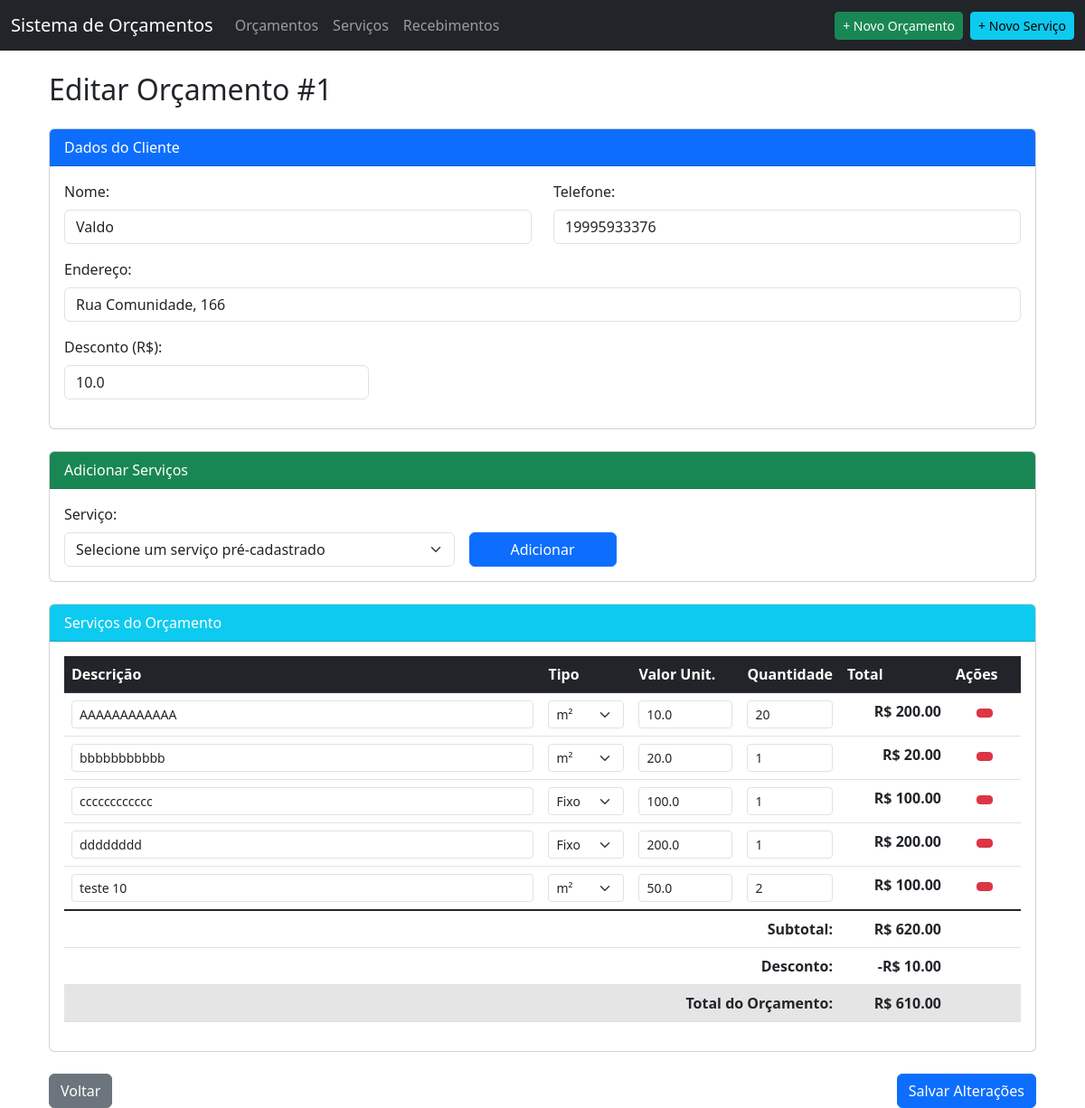
Screenshot of /orcamentos/1/editar with the database file from the repository.
### app.py (models this page shows)
class Orcamento(db.Model):
    id = db.Column(db.Integer, primary_key=True)
    cliente_nome = db.Column(db.String(100), nullable=False)
    cliente_telefone = db.Column(db.String(20))
    cliente_endereco = db.Column(db.String(200))  # Campo adicionado
    data = db.Column(db.DateTime, default=datetime.now)
    desconto = db.Column(db.Float, default=0.0)
    servicos = db.relationship('Servico', backref='orcamento', lazy=True)
    materiais = db.relationship('Material', backref='orcamento', lazy=True)
    def calcular_total(self):
        total_servicos = sum(
            servico.valor * servico.quantidade for servico in self.servicos
        )
        total_com_desconto = total_servicos - self.desconto
        return max(total_com_desconto, 0)  # Evita valores negativos

class Servico(db.Model):
    id = db.Column(db.Integer, primary_key=True)
    descricao = db.Column(db.String(200), nullable=False)
    tipo = db.Column(db.String(10))  # 'm2' ou 'fixo'
    valor = db.Column(db.Float)
    quantidade = db.Column(db.Integer, default=1)  # Adicionado o campo quantidade
    orcamento_id = db.Column(db.Integer, db.ForeignKey('orcamento.id'))

### app.py (the view, shortened to what this page needs)
@app.route('/orcamentos/<int:id>/editar', methods=['GET', 'POST'])
def editar_orcamento(id):
    orcamento = Orcamento.query.get_or_404(id)
    servicos_padrao = ServicoPadrao.query.all()  # Adiciona os serviços pré-cadastrados
    return render_template('orcamentos/editar.html', orcamento=orcamento, servicos_padrao=servicos_padrao)

### templates/orcamentos/editar.html (shortened to what this page needs)
{% extends "base.html" %}
{% block content %}
<div class="container">
    <h2 class="my-4">Editar Orçamento #{{ orcamento.id }}</h2>
    <form method="POST" id="form-editar-orcamento">
        <div class="card mb-4">
            <div class="card-header bg-primary text-white">
                Dados do Cliente
            </div>
            <div class="card-body">
                <div class="row">
                    <div class="col-md-6">
                        <div class="mb-3">
                            <label class="form-label">Nome:</label>
                            <input type="text" name="cliente_nome" class="form-control"
                                   value="{{ orcamento.cliente_nome }}" required>
                        </div>
                    </div>
                    <div class="col-md-6">
                        <div class="mb-3">
                            <label class="form-label">Telefone:</label>
                            <input type="text" name="cliente_telefone" class="form-control"
                                   value="{{ orcamento.cliente_telefone }}">
                        </div>
                    </div>
                </div>
                <div class="row">
                    <div class="col-md-12">
                        <div class="mb-3">
                            <label class="form-label">Endereço:</label>
                            <input type="text" name="cliente_endereco" class="form-control"
                                value="{{ orcamento.cliente_endereco }}">
                        </div>
                    </div>
                </div>
                <div class="row">
                    <div class="col-md-4">
                        <div class="mb-3">
                            <label class="form-label">Desconto (R$):</label>
                            <input type="number" name="desconto" class="form-control"
                                   step="0.01" value="{{ orcamento.desconto }}">
                        </div>
                    </div>
                </div>
            </div>
        </div>
        <div class="card mb-4">
            <div class="card-header bg-success text-white">
                Adicionar Serviços
            </div>
            <div class="card-body">
                <div class="row g-3 align-items-end">
                    <div class="col-md-5">
                        <label class="form-label">Serviço:</label>
                        <select id="select-servico-padrao" class="form-select">
                            <option value="">Selecione um serviço pré-cadastrado</option>
                        </select>
                    </div>
                    <div class="col-md-2">
                        <button type="button" id="btn-adicionar-servico" class="btn btn-primary w-100">
                             Adicionar
                        </button>
                    </div>
                </div>
            </div>
        </div>
        <div class="card mb-4">
            <div class="card-header bg-info text-white">
                Serviços do Orçamento
            </div>
            <div class="card-body">
                <div class="table-responsive">
                    <table class="table table-hover" id="tabela-servicos">
                        <thead class="table-dark">
                            <tr>
                                <th>Descrição</th>
                                <th width="100px">Tipo</th>
                                <th width="120px">Valor Unit.</th>
                                <th width="100px">Quantidade</th>
                                <th width="120px">Total</th>
                                <th width="80px">Ações</th>
                            </tr>
                        </thead>
                        <tbody>
                            {% for servico in orcamento.servicos %}
                            <tr data-servico-id="{{ servico.id }}">
                                <td>
                                    <input type="text"
                                           name="servicos[{{ servico.id }}][descricao]"
                                           class="form-control form-control-sm"
                                           value="{{ servico.descricao }}"
                                           required>
                                </td>
                                <td>
                                    <select name="servicos[{{ servico.id }}][tipo]"
                                            class="form-select form-select-sm">
                                        <option value="m2" {% if servico.tipo == 'm2' %}selected{% endif %}>m²</option>
                                        <option value="fixo" {% if servico.tipo == 'fixo' %}selected{% endif %}>Fixo</option>
                                    </select>
                                </td>
                                <td>
                                    <input type="number"
                                           name="servicos[{{ servico.id }}][valor]"
                                           class="form-control form-control-sm valor-unitario"
                                           step="0.01"
                                           value="{{ servico.valor }}"
                                           required>
                                </td>
                                <td>
                                    <input type="number"
                                           name="servicos[{{ servico.id }}][quantidade]"
                                           class="form-control form-control-sm quantidade"
                                           min="1"
                                           value="{{ servico.quantidade }}"
                                           required>
                                </td>
                                <td class="valor-total text-end">
                                    R$ {{ "%.2f"|format(servico.valor * servico.quantidade) }}
                                </td>
                                <td class="text-center">
                                    <button type="button" class="btn btn-danger btn-sm btn-remover-servico">
                                    </button>
                                </td>
                            </tr>
                            {% endfor %}
                        </tbody>
                        <tfoot class="table-group-divider">
                            <tr>
                                <th colspan="4" class="text-end">Subtotal:</th>
                                <th id="subtotal-servicos" class="text-end">R$ {{ "%.2f"|format(orcamento.calcular_total() + orcamento.desconto) }}</th>
                                <th></th>
                            </tr>
                            <tr>
                                <th colspan="4" class="text-end">Desconto:</th>
                                <th id="desconto" class="text-end">-R$ {{ "%.2f"|format(orcamento.desconto) }}</th>
                                <th></th>
                            </tr>
                            <tr class="table-active">
                                <th colspan="4" class="text-end">Total do Orçamento:</th>
                                <th id="total-orcamento" class="text-end">R$ {{ "%.2f"|format(orcamento.calcular_total()) }}</th>
                                <th></th>
                            </tr>
                        </tfoot>
                    </table>
                </div>
            </div>
        </div>
        <div class="d-flex justify-content-between">
            <a href="{{ url_for('detalhes_orcamento', id=orcamento.id) }}" class="btn btn-secondary">
                 Voltar
            </a>
             <button type="submit" class="btn btn-primary">Salvar Alterações</button>
        </div>
    </form>
</div>
{% endblock %}

### templates/orcamentos/editar.html (style rules this page uses)
#tabela-servicos th { white-space: nowrap; }
.valor-total, #subtotal-servicos, #desconto, #total-orcamento { font-weight: bold; }
.btn-remover-servico { transition: transform 0.2s; }
.form-control-sm, .form-select-sm { padding: 0.25rem 0.5rem; font-size: 0.875rem; }

### rows the page displays
Orcamento: id "1", cliente_nome "Valdo", cliente_telefone "19995933376", cliente_endereco "Rua Comunidade, 166", desconto "10.0", desconto "10.00"
Servico: descricao "AAAAAAAAAAAA", tipo+id "m²", valor "10.0", quantidade "20", servico.valor*servico.quantidade "200.00", orcamento.calcular_total()+orcamento.desconto "620.00", calcular_total "610.00"
Servico: descricao "bbbbbbbbbbb", tipo+id "m²", valor "20.0", quantidade "1", servico.valor*servico.quantidade "20.00"
Servico: descricao "cccccccccccc", tipo+id "Fixo", valor "100.0", quantidade "1", servico.valor*servico.quantidade "100.00"
Servico: descricao "dddddddd", tipo+id "Fixo", valor "200.0", quantidade "1", servico.valor*servico.quantidade "200.00"
Servico: descricao "teste 10", tipo+id "m²", valor "50.0", quantidade "2", servico.valor*servico.quantidade "100.00"
